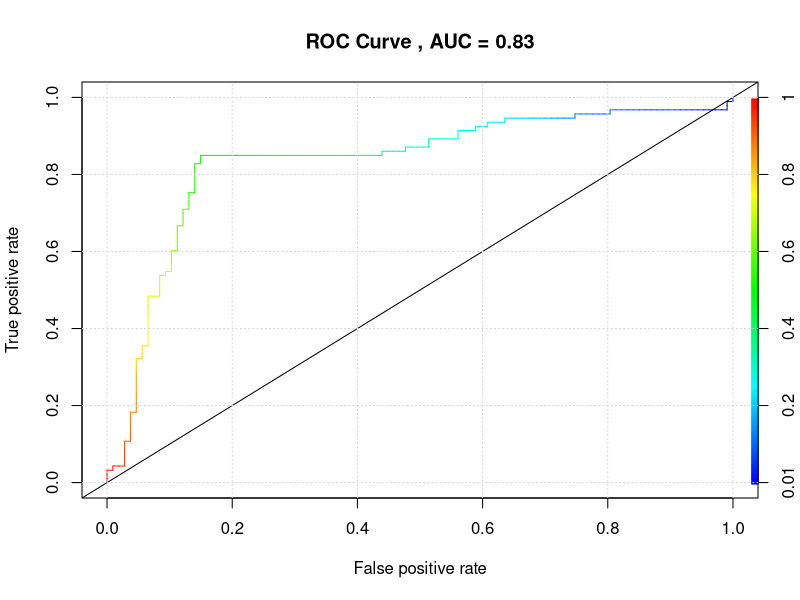
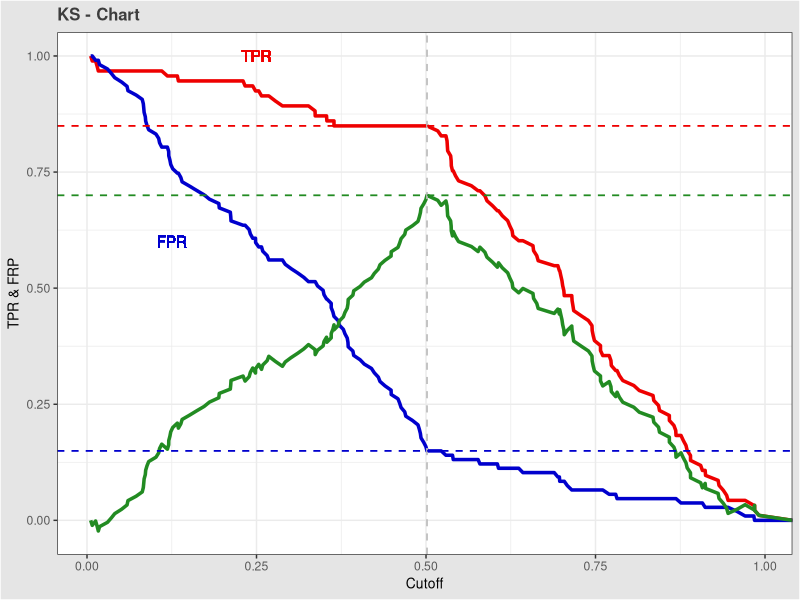

Write R code to recreate these figures, in order. (Note: this script raises an error after producing the figures.)
## R ????????????????????????
## https://rpubs.com/ivan0628/probability_model_evaluation

##### Presetting ######
  rm(list = ls()) # Clean variable
  memory.limit(150000)

#### Load Packages ####
    
  #install.packages('ROCR')
  #require(ROCR)
  require(ROCR)
  

#### confusion matrix ####  
  #???ROCR???????????????????????????
  data("ROCR.simple")
  df <- data.frame(ROCR.simple)
  df$predclass <- ifelse(df$predictions>0.5, 1, 0) #???0.5??????????????? 
  print(cf <- table(df[,c("predclass","labels")]))
  
  
  tp <- cf[2, 2]
  tn <- cf[1, 1]
  fp <- cf[2, 1]
  fn <- cf[1, 2]
  
  accuracy <- (tp + tn)/(tp + tn + fp + fn); accuracy
  specificity <- tn/(tn + fp); specificity
  
  
  #install.packages('caret')
  #require(caret)
  
  require(caret)
  confusionMatrix(cf, positive = "1")

##### ROC #####
  #install.packages('ROCR')
  require(ROCR)
  require(kableExtra)
  data(ROCR.simple)
  kable(as.data.frame(ROCR.simple)[1:10, ]) %>% kable_styling() %>% column_spec(1:2,width = "20em") #?????????????????????20?????????
  
  pred <- ROCR::prediction(ROCR.simple$predictions, ROCR.simple$labels) 
  perf <- ROCR::performance(pred,"tpr","fpr")
  #???AUC???
  auc <- performance(pred,'auc') %>% unlist() %>% slot("y.values") %>% unlist()
  #??????
  plot(perf,colorize=TRUE,main=paste0("ROC Curve , AUC = ",round(auc,2)));abline(0,1);grid()

#### KS ?????? ####
  perf <- ROCR::performance(pred,"tpr","fpr")
  FPR=attr(perf,'x.values')[[1]]
  TPR=attr(perf,'y.values')[[1]]
  Cutoff=attr(perf,'alpha.values')[[1]]
  ks_df <- data.frame(FPR,TPR,Cutoff,KS=TPR-FPR)
  
  ks_max <- max(ks_df$KS)
  plotKS <- ggplot(ks_df)+
    geom_line(aes(Cutoff,TPR),colour="red2",size=1.2)+
    geom_line(aes(Cutoff,FPR),colour="blue3",size=1.2)+
    geom_line(aes(Cutoff,TPR-FPR),colour="forestgreen",size=1.2)+
    geom_vline(xintercept=ks_df[ks_df$KS==ks_max,"Cutoff"],linetype=2,colour="gray",size=0.6)+
    geom_hline(yintercept=ks_df[ks_df$KS==ks_max,"TPR"],linetype=2,colour="red2",size=0.6)+
    geom_hline(yintercept=ks_df[ks_df$KS==ks_max,"FPR"],linetype=2,colour="blue3",size=0.6)+
    geom_hline(yintercept=ks_df[ks_df$KS==ks_max,"KS"],linetype=2,colour="forestgreen",size=0.6)+
    geom_text(aes(x = 0.25, y = 1.0, label = "TPR"),colour="red2") + 
    geom_text(aes(x = 0.125, y = 0.60, label = "FPR"), colour = "blue3") + 
    xlab("Cutoff")+
    ylab("TPR & FRP")+
    ggtitle(label="KS - Chart")+
    theme_bw()+
    theme(plot.title=element_text(colour="gray24",size=12,face="bold"),
          plot.background = element_rect(fill = "gray90"),
          axis.title=element_text(size=10),
          axis.text=element_text(colour="gray35"),
          legend.position = "right")
  plotKS


  ks.plot = function(prediction,label,n=100){
    df <- data.frame(prediction,label) %>% arrange(desc(prediction)) 
    total_positive <- sum(df$label)
    total_negative <- nrow(df)-total_positive
    # n?????????????????????0-1????????????????????????
    # ???????????????100??????????????????100?????????????????????????????????????????????
    if(n > nrow(df)){n <- nrow(df)}
    df$rownum <- 1:nrow(df)
    qus <- quantile(1:nrow(df),probs=seq(0,1,1/n)) #???????????????????????????n???
    success_prop <- failure_prop <- NULL
    out <- mapply(function(i){
      sub_df <- df[df$rownum < ifelse(i==n,qus[i+1]+0.001,qus[i+1]),] #??????????????????
      success_prop <<-c(success_prop,sum(sub_df$label==1)) #?????????1???????????????
      failure_prop <<-c(failure_prop,sum(sub_df$label==0)) #?????????0??????????????? 
    },1:n)
    success_prop <- success_prop/total_positive
    failure_prop <- failure_prop/total_negative
    ks_df <- data.frame(rownum=1:n,success_prop,failure_prop,KS=success_prop-failure_prop)
    ks_max <- max(ks_df$KS)
    # ????????????
    plotKS <- ggplot()+
      geom_line(aes(ks_df$rownum,ks_df$success_prop),colour="red2",size=1.2)+
      geom_line(aes(ks_df$rownum,ks_df$failure_prop),colour="blue3",size=1.2)+
      geom_line(aes(ks_df$rownum,ks_df$KS),colour="forestgreen",size=1.2)+
      geom_vline(xintercept=ks_df[ks_df$KS==ks_max,"rownum"],linetype=2,colour="gray",size=0.6)+
      geom_hline(yintercept=ks_df[ks_df$KS==ks_max,"success_prop"],linetype=2,colour="red2",size=0.6)+
      geom_hline(yintercept=ks_df[ks_df$KS==ks_max,"failure_prop"],linetype=2,colour="blue3",size=0.6)+
      geom_hline(yintercept=ks_df[ks_df$KS==ks_max,"KS"],linetype=2,colour="forestgreen",size=0.6)+
      annotate("text", x = 10, y = 1.05, label=paste("KS=", round(ks_max, 4)), size=4,alpha=0.8)+
      geom_text(aes(x = 75, y = 1.0, label = "TPR"),colour="red2") + 
      geom_text(aes(x = 80, y = 0.6, label = "FPR"), colour = "blue3") + 
      xlab("% allocated to class positive")+
      ylab("Cumulative proportion")+
      ggtitle(label="KS - Chart")+
      theme_bw()+
      theme(plot.title=element_text(colour="gray24",size=12,face="bold"),
            plot.background = element_rect(fill = "gray90"),
            axis.title=element_text(size=10),
            axis.text=element_text(colour="gray35"))
    return(list(plotKS=plotKS,ks_max=ks_max))
  }
  
  ks.plot(ROCR.simple$predictions,ROCR.simple$labels,100)

#### Gain ??????????????? ####
  pred <- ROCR::prediction(ROCR.simple$predictions, ROCR.simple$labels) 
  gain <- ROCR::performance(pred, "tpr", "rpp")
  plot(gain, main = "Gain Chart",col = "red2", lwd = 3)
  
  lift <- ROCR::performance(pred,"lift","rpp")
  plot(lift, main = "Lift Chart",col = "red2", lwd = 3)
  
  #### Response ??????????????? ####
  pred <- ROCR::prediction(ROCR.simple$predictions, ROCR.simple$labels) 
  response <- ROCR::performance(pred,"ppv","rpp")
  plot(response, main = "Response Chart",col = "red2", lwd = 3)
  
